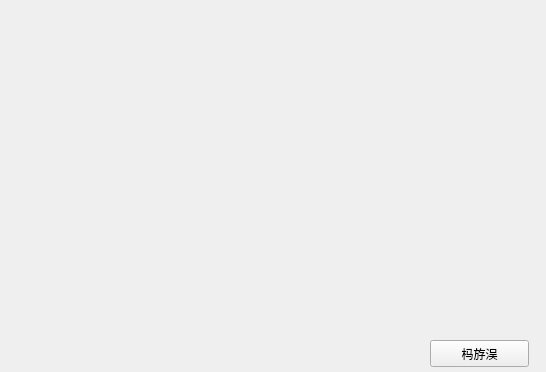
<?xml version="1.0" encoding="UTF-8"?>
<ui version="4.0">
 <class>spectrum_painter</class>
 <widget class="QWidget" name="spectrum_painter">
  <property name="geometry">
   <rect>
    <x>0</x>
    <y>0</y>
    <width>546</width>
    <height>372</height>
   </rect>
  </property>
  <property name="windowTitle">
   <string>Form</string>
  </property>
  <widget class="QPushButton" name="pushButton">
   <property name="geometry">
    <rect>
     <x>430</x>
     <y>340</y>
     <width>99</width>
     <height>27</height>
    </rect>
   </property>
   <property name="text">
    <string>杩斿洖</string>
   </property>
  </widget>
 </widget>
 <resources/>
 <connections/>
</ui>
